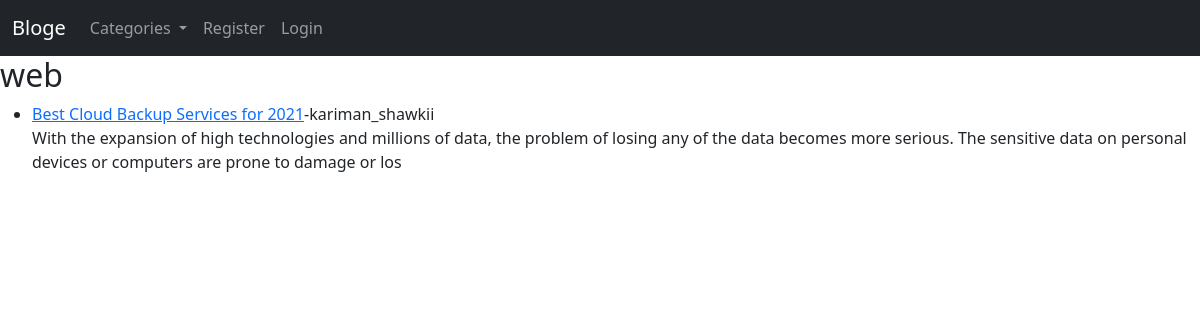
/category/web, run on an earlier commit of the app's database.
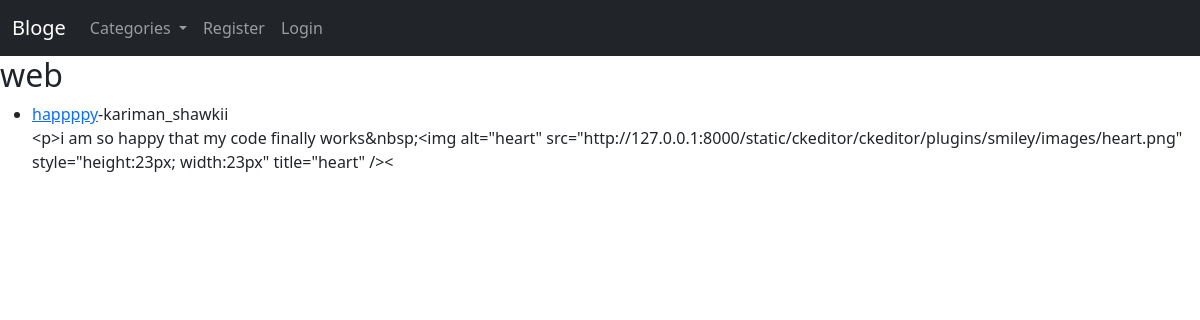
And on a later commit of the database.
### myblog/models.py (models this page shows, shortened)
class Post(models.Model):
    title = models.CharField(max_length=255)
    title_tag = models.CharField(max_length=255)
    header_image=models.ImageField(null=True, blank=True, upload_to="images/")
    author = models.ForeignKey(User, on_delete=models.CASCADE)
    category = models.ForeignKey(Category,
                                 on_delete=models.SET_DEFAULT,
                                 default=1)
    snippet = models.CharField(max_length=255, default="Click Link Above To Read Blog......")
    body = RichTextField(blank=True, null=True)
    post_date = models.DateField(auto_now_add=True)
    likes = models.ManyToManyField(User, related_name='blog_posts')
    def __str__(self):
        return self.title + " | " + str(self.author)

### myblog/views.py (the view)
# urls.py: path("category/<str:category_name>", CategoryView, name="category-detail"),
def CategoryView(request, category_name):
    category_name=category_name.replace("-", " ")
    category = Category.objects.get(name=category_name)
    print(category)
    posts = Post.objects.filter(category=category)
    print(posts)
    context = {"category": category, "posts": posts}
    return render(request, "categories.html", context)

### ablog/context_processors.py (called while the page is built)
def add_variable_to_context(request):
    return {
        "categories": Category.objects.order_by("id").all(),
    }

### myblog/models.py (called while the page is built)
    def __str__(self):
        return self.name

### myblog/templates/categories.html (shortened to what this page needs)
{% extends 'base.html' %} {% block content %}
<h2>{{ category }}</h2>
<ul>
  {% for post in posts %}
  <li>
    <a href="{% url 'post-detail' post.pk %}">{{post.title}}</a>-{{post.author}}
    <p>{{ post.body| slice:":200" }}</p>
  </li>
  {% endfor %}
</ul>
{% endblock %}

What changed in the data, as far as the page shows it:
removed Post: title "Best Cloud Backup Services for 2021", author "kariman_shawkii", body "With the expansion of high technologies and millions of data, the problem of losing any of the data becomes more serious. The sensitive data on personal devices or computers are prone to damage or los"
added Post: title "happppy", author "kariman_shawkii", body "<p>i am so happy that my code finally works&nbsp;<img alt=\"heart\" src=\"http://127.0.0.1:8000/static/ckeditor/ckeditor/plugins/smiley/images/heart.png\" style=\"height:23px; width:23px\" title=\"heart\" /><"
